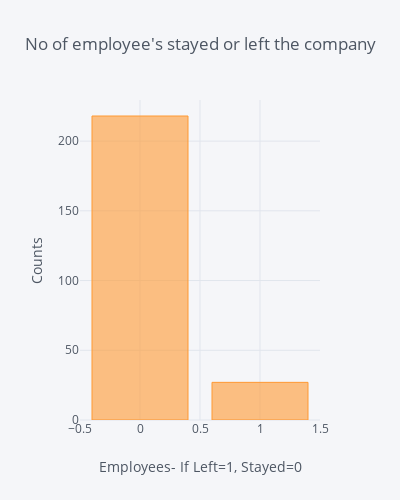

The notebook cell this image was saved under:
### Markdown cell above
## Dependent variable distribution.

### Code cell
#No of people left the company(Our target column)

#Counts of the People left the company
print(train['Left_Company'].value_counts().head(10))

#Visualizing the same value counts.
train['Left_Company'].value_counts().iplot(kind='bar', yTitle="Counts",
                                           xTitle="Employees- If Left=1, Stayed=0", title="No of employee's stayed or left the company",
                                 dimensions=(400,500))
print("------------------------------------------------------------------------------------------------------------------------------")

### Figure 1 — Plotly figure (JSON) as saved in the notebook; plotly's stock layout.template omitted (floating-point values rounded to 4 significant figures)
{"data": [{"marker": {"color": "rgba(255, 153, 51, 0.6)", "line": {"color": "rgba(255, 153, 51, 1.0)", "width": 1}}, "name": "Left_Company", "orientation": "v", "text": "", "type": "bar", "uid": "4b1fe05c-eb5f-4ca6-8851-3899cfb5044d", "x": [0, 1], "y": [218, 27]}], "layout": {"height": 500, "legend": {"bgcolor": "#F5F6F9", "font": {"color": "#4D5663"}}, "paper_bgcolor": "#F5F6F9", "plot_bgcolor": "#F5F6F9", "title": {"font": {"color": "#4D5663"}, "text": "No of employee's stayed or left the company"}, "width": 400, "xaxis": {"gridcolor": "#E1E5ED", "showgrid": true, "tickfont": {"color": "#4D5663"}, "title": {"font": {"color": "#4D5663"}, "text": "Employees- If Left=1, Stayed=0"}, "zerolinecolor": "#E1E5ED"}, "yaxis": {"gridcolor": "#E1E5ED", "showgrid": true, "tickfont": {"color": "#4D5663"}, "title": {"font": {"color": "#4D5663"}, "text": "Counts"}, "zerolinecolor": "#E1E5ED"}}}
